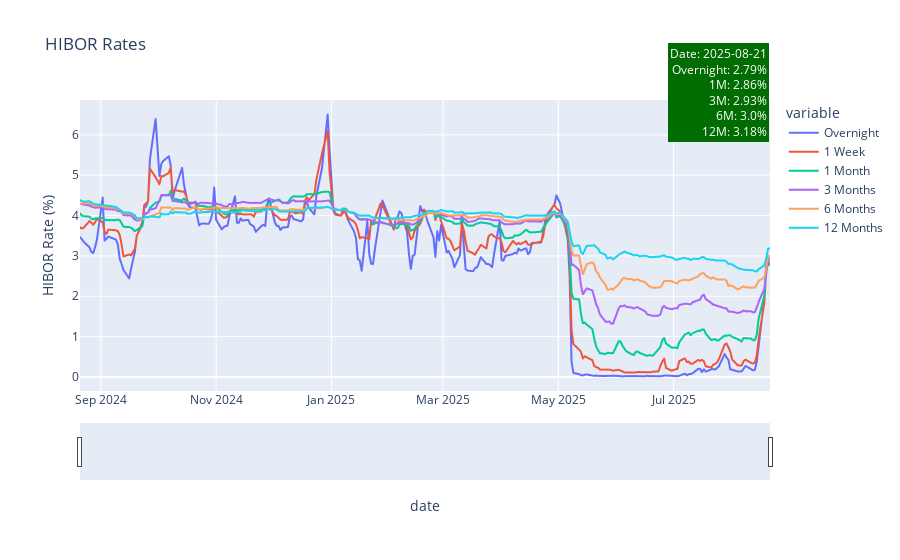

This figure's notebook cell:
### Code cell
hibor_fig = px.line(hibor_df,
             x='date', y=['Overnight', '1 Week', '1 Month', '3 Months', '6 Months', '12 Months'],
             title='HIBOR Rates',
             labels={'end_of_date': 'Date', 'value': 'HIBOR Rate (%)'},
             )

last_date = hibor_df['date'].iloc[0].strftime('%Y-%m-%d')
last_overnight = round(hibor_df['Overnight'].iloc[0],2)
last_1m = round(hibor_df['1 Month'].iloc[0], 2)
last_3m = round(hibor_df['3 Months'].iloc[0], 2)
last_6m = round(hibor_df['6 Months'].iloc[0], 2)
last_12m = round(hibor_df['12 Months'].iloc[0], 2)

hibor_fig.add_annotation(
    text=f"Date: {last_date}<br>Overnight: {last_overnight}%<br>1M: {last_1m}%<br>3M: {last_3m}%<br>6M: {last_6m}%<br>12M: {last_12m}%",
    xref="paper", yref="paper",
    x=1, y=1.2,  
    showarrow=False,
    bgcolor="rgba(1, 108, 2, 1)",
    borderwidth=2,
    font=dict(size=12, color="white"),
    align='right',
)

hibor_fig.update_layout(
    xaxis_rangeslider_visible=True,
)

hibor_fig.show()

### Figure 1 — Plotly figure (JSON) as saved in the notebook; plotly's stock layout.template omitted (floating-point values rounded to 4 significant figures; data arrays with more than 128 entries replaced by an {"elided": "..."} marker saying what was removed)
{"data": [{"hovertemplate": "variable=Overnight<br>date=%{x}<br>HIBOR Rate (%)=%{y}<extra></extra>", "legendgroup": "Overnight", "line": {"color": "#636efa", "dash": "solid"}, "marker": {"symbol": "circle"}, "mode": "lines", "name": "Overnight", "showlegend": true, "type": "scattergl", "x": {"elided": "245 str values"}, "xaxis": "x", "y": {"elided": "245 float values"}, "yaxis": "y"}, {"hovertemplate": "variable=1 Week<br>date=%{x}<br>HIBOR Rate (%)=%{y}<extra></extra>", "legendgroup": "1 Week", "line": {"color": "#EF553B", "dash": "solid"}, "marker": {"symbol": "circle"}, "mode": "lines", "name": "1 Week", "showlegend": true, "type": "scattergl", "x": {"elided": "245 str values"}, "xaxis": "x", "y": {"elided": "245 float values"}, "yaxis": "y"}, {"hovertemplate": "variable=1 Month<br>date=%{x}<br>HIBOR Rate (%)=%{y}<extra></extra>", "legendgroup": "1 Month", "line": {"color": "#00cc96", "dash": "solid"}, "marker": {"symbol": "circle"}, "mode": "lines", "name": "1 Month", "showlegend": true, "type": "scattergl", "x": {"elided": "245 str values"}, "xaxis": "x", "y": {"elided": "245 float values"}, "yaxis": "y"}, {"hovertemplate": "variable=3 Months<br>date=%{x}<br>HIBOR Rate (%)=%{y}<extra></extra>", "legendgroup": "3 Months", "line": {"color": "#ab63fa", "dash": "solid"}, "marker": {"symbol": "circle"}, "mode": "lines", "name": "3 Months", "showlegend": true, "type": "scattergl", "x": {"elided": "245 str values"}, "xaxis": "x", "y": {"elided": "245 float values"}, "yaxis": "y"}, {"hovertemplate": "variable=6 Months<br>date=%{x}<br>HIBOR Rate (%)=%{y}<extra></extra>", "legendgroup": "6 Months", "line": {"color": "#FFA15A", "dash": "solid"}, "marker": {"symbol": "circle"}, "mode": "lines", "name": "6 Months", "showlegend": true, "type": "scattergl", "x": {"elided": "245 str values"}, "xaxis": "x", "y": {"elided": "245 float values"}, "yaxis": "y"}, {"hovertemplate": "variable=12 Months<br>date=%{x}<br>HIBOR Rate (%)=%{y}<extra></extra>", "legendgroup": "12 Months", "line": {"color": "#19d3f3", "dash": "solid"}, "marker": {"symbol": "circle"}, "mode": "lines", "name": "12 Months", "showlegend": true, "type": "scattergl", "x": {"elided": "245 str values"}, "xaxis": "x", "y": {"elided": "245 float values"}, "yaxis": "y"}], "layout": {"annotations": [{"align": "right", "bgcolor": "rgba(1, 108, 2, 1)", "borderwidth": 2, "font": {"color": "white", "size": 12}, "showarrow": false, "text": "Date: 2025-08-21<br>Overnight: 2.79%<br>1M: 2.86%<br>3M: 2.93%<br>6M: 3.0%<br>12M: 3.18%", "x": 1, "xref": "paper", "y": 1.2, "yref": "paper"}], "legend": {"title": {"text": "variable"}, "tracegroupgap": 0}, "title": {"text": "HIBOR Rates"}, "xaxis": {"anchor": "y", "domain": [0, 1], "rangeslider": {"visible": true}, "title": {"text": "date"}}, "yaxis": {"anchor": "x", "domain": [0, 1], "title": {"text": "HIBOR Rate (%)"}}}}
